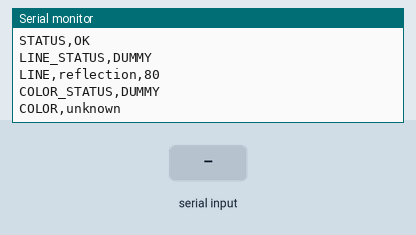
The sketch below on a simulated ESP32. Shown: the last lines printed to the serial monitor. The test bench sets the inputs (shaded band).

Above: at 1.7 s.
1.8 s: "1\n" received over Serial
At 2.01 s:
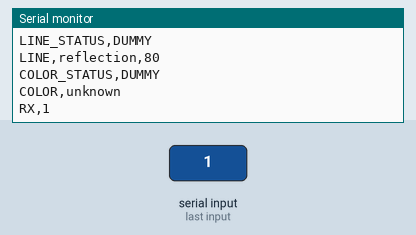
3.3 s: "0\n" received over Serial
At 3.46 s:
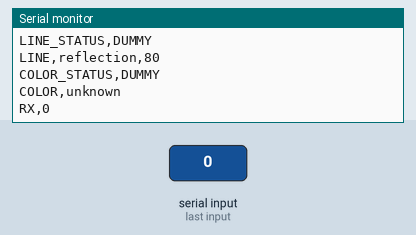

Measured:
- after the input at 1.8 s, the serial monitor: prints a new line at once (image 1)
- after the input at 3.3 s, the serial monitor: prints a new line at once (image 2)

The sketch:

line_color_sensor_test.ino
```cpp
// Line and color sensor test sketch.
// Motor output is not used in this sketch.

static const char* SKETCH_NAME = "line_color_sensor_test";
static const char* VERSION = "0.1.0";

unsigned long lastOutputMs = 0;

void handleSerialInput() {
  while (Serial.available()) {
    String line = Serial.readStringUntil('\n');
    line.trim();
    if (line.length() > 0) {
      Serial.print("RX,");
      Serial.println(line);
    }
  }
}

void setup() {
  Serial.begin(115200);
  delay(500);
  Serial.println("BOOT,LINE_COLOR_SENSOR_TEST_READY");
  Serial.print("FW,");
  Serial.print(SKETCH_NAME);
  Serial.print(",");
  Serial.println(VERSION);

  // Future notes:
  // Analog line sensor, I2C color sensor, floor line detection thresholds.
  // Confirm sensor voltage and analog range before connecting real parts.
}

void loop() {
  handleSerialInput();
  unsigned long now = millis();
  if (now - lastOutputMs >= 700) {
    lastOutputMs = now;
    Serial.println("STATUS,OK");
    Serial.println("LINE_STATUS,DUMMY");
    Serial.println("LINE,reflection,80");
    Serial.println("COLOR_STATUS,DUMMY");
    Serial.println("COLOR,unknown");
  }
}
```
